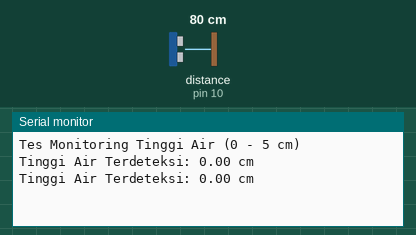
The sketch below on a simulated Arduino Uno, built with avr-gcc and run on an emulated ATmega328P. On the bench: the last lines printed to the serial monitor. Wiring (inferred from the names in the program): ultrasonic range finder: trigger pin 9; echo pin 10. The inputs (shaded band) are chosen by the test bench; at power-on: distance to the obstacle (sensor on pin 10) 80 cm. The echo pulse lasts 58.3 µs per cm.

Above: at 1.8 s.
1.9 s: distance to the obstacle (sensor on pin 10) set to 2 cm
At 2.4 s:
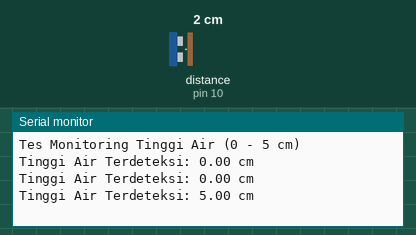
3.4 s: distance to the obstacle (sensor on pin 10) set to 9 cm
At 4.8 s:
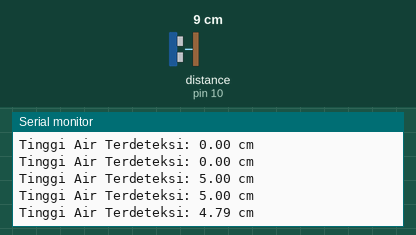
Timing chart, 0 to 6.4 s (numbered marks = the images above; inputs shaded):
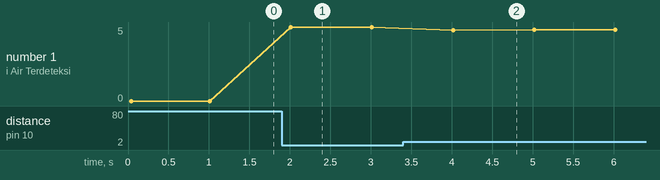

The sketch:

pengujian-sensor-hcsr04.ino
```cpp
// Pin Ultrasonik
const int trigPin = 9;
const int echoPin = 10;

// --- KALIBRASI WAJIB ---
// Masukkan jarak antara sensor dan dasar wadah (saat air kosong)

const float jarakSensorKeDasar = 13.41;

void setup() {
  Serial.begin(9600);
  pinMode(trigPin, OUTPUT);
  pinMode(echoPin, INPUT);
  Serial.println("Tes Monitoring Tinggi Air (0 - 5 cm)");
}

void loop() {
  // 1. Kirim sinyal ultrasonik
  digitalWrite(trigPin, LOW);
  delayMicroseconds(2);
  digitalWrite(trigPin, HIGH);
  delayMicroseconds(10);
  digitalWrite(trigPin, LOW);

  // 2. Baca pantulan sinyal
  long duration = pulseIn(echoPin, HIGH);

  // 3. Hitung jarak dari sensor ke permukaan air
  float distance = duration * 0.034 / 2;

  // 4. Logika Perhitungan Tinggi Air
  // Tinggi Air = Jarak dari sensor ke dasar - Jarak yang dibaca sensor saat ini
  float waterLevel = jarakSensorKeDasar - distance;

  // 5. Pembatasan Deteksi (Hanya 0 - 5 cm)
  // Jika air di bawah 0 (karena error sensor), set ke 0
  if (waterLevel < 0) {
    waterLevel = 0;
  }
  // Jika air lebih dari 5 cm, set ke 5
  if (waterLevel > 5) {
    waterLevel = 5;
  }

  // 6. Tampilkan hasil akhir saja
  Serial.print("Tinggi Air Terdeteksi: ");
  Serial.print(waterLevel);
  Serial.println(" cm");

  delay(1000); // Update data setiap 1 detik
}
```

Measured:
- after the input at 1.9 s, the serial monitor: prints a new line after 0.11 s (image 1)
- after the input at 3.4 s, the serial monitor: prints a new line after 0.62 s (image 2)
- plotted number 1: 5 → 4.81 after the input at 3.4 s
